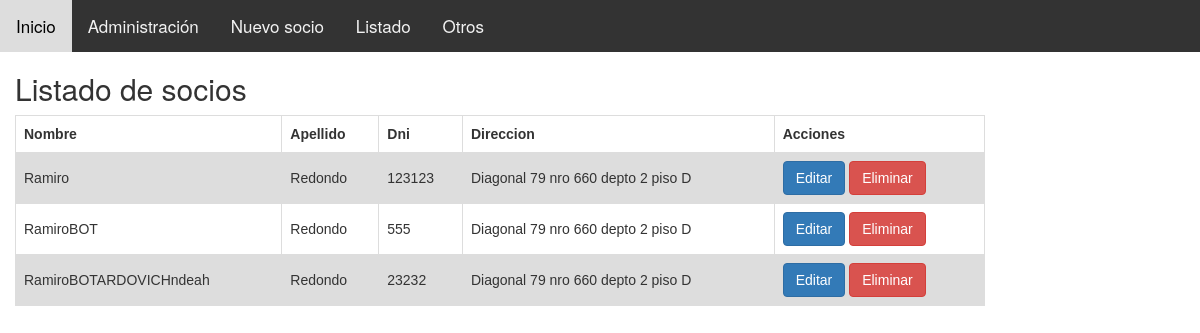
Page /index/listado on the earlier database version.
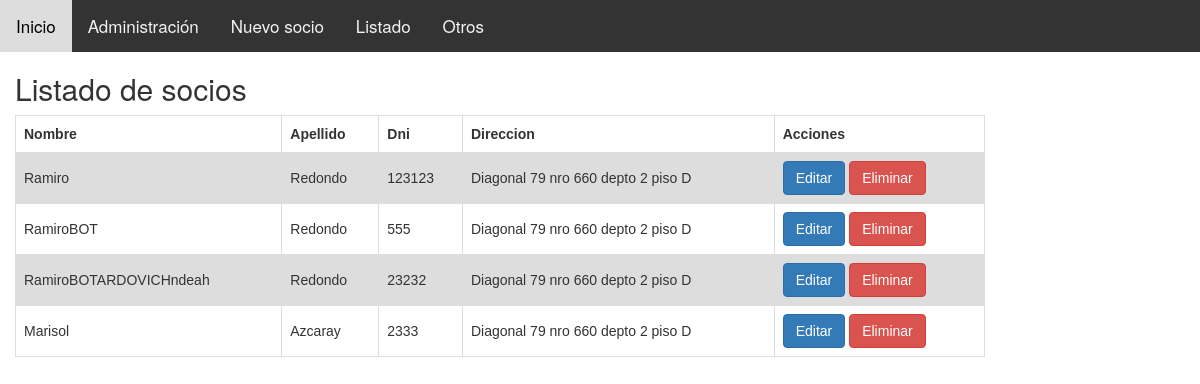
Same page on the later database version.
### sistemasocioscap/models.py (models this page shows)
class Socio (models.Model):
	dni = models.IntegerField ()
	nombre = models.CharField(max_length= 200, help_text="Ingrese el nombre del usuario")
	apellido = models.CharField (max_length = 200)
	fecha_nacimiento = models.DateField(help_text="Ingrese el fecha de nacimiento en formato MES/DIA/AÑO")
	nrosocio = models.IntegerField ()
	direccion = models.CharField (max_length = 200)
	mail = models.EmailField(max_length=254, null=True)
	cbu = models.IntegerField (null=True)
	dar_baja = models.CharField(max_length=32,choices=[('si', 'Si'),('no', 'No')], default="",null = True, blank=True)
  	def get_absolute_url(self):
    		return reverse ('socio-detail', args=[str(self.id)])

### sistemasocioscap/views.py (the view)
class SocioList(ListView):
    model = Socio
    template_name = 'socio_listado.html'

### sistemasocioscap/templates/socio_listado.html (shortened to what this page needs)
{% extends "base_generic.html" %}
{% block content %}
<h2>Listado de socios</h2>
<table class="tablasocios" style="">
  {% if object_list %}
  <tr>
    <th scope="row">Nombre</th>
    <th>Apellido</th>
    <th>Dni </th>
    <th>Direccion</th>
    <th>Acciones</th>
  </tr>
  {% for socio in object_list %}
  <tr>
    <td>{{socio.nombre}}</td>
    <td>{{socio.apellido}}</td>
    <td>{{socio.dni}}</td>
    <td>{{socio.direccion}}</td>
    <td>
    	<a class="btn btn-primary" href="{% url 'socio_editar' socio.id %}">Editar</a>
    	<a class="btn btn-danger" href="{% url 'socio_eliminar' socio.id %}">Eliminar</a>
    </td>
  </tr>
  {% endfor %}
  {% else %}
  <h4>No exisen registros de socios</h4>
  {% endif %}
</table>
{% endblock %}
{% load static %}

Differences in the rows shown:
added Socio: nombre "Marisol", apellido "Azcaray", dni "2333", direccion "Diagonal 79 nro 660 depto 2 piso D"
